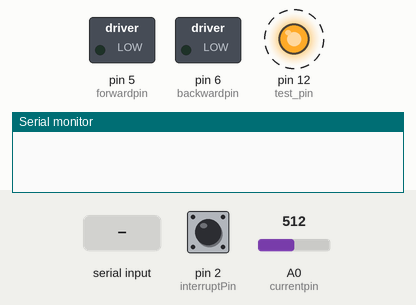
The sketch below on a simulated Arduino Nano, built with avr-gcc and run on an emulated ATmega328P. On the bench: switched loads named in the sketch (green lamp = pin HIGH), output pins drawn as LEDs (lit = HIGH), the last lines printed to the serial monitor. Dashed ring = blinking. The test bench sets the inputs (shaded band); at power-on: pin 2 (interruptPin) HIGH, A0 (currentpin) = 512.

Above: at 1.2 s.
1.3 s: "1\n" received over Serial
At 1.57 s:
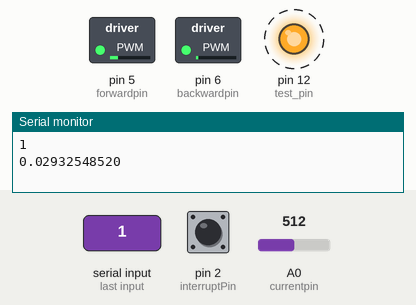
Timing chart, 0 to 10.3 s (numbered marks = the images above; inputs shaded):
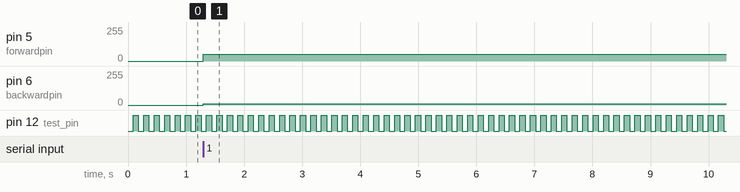

Measured:
- after the input at 1.3 s, pin 5 (forwardpin): 0/255 → 49/255 at once; pin 6 (backwardpin): 0/255 → 10/255 at once
- by itself, pin 12 (test_pin): alternates HIGH for 0.09 s and LOW for 0.09 s

The sketch:

acode2.ino
```cpp
/*                      ARDUINO NANO:
                     ____________________
                    -|       ICSP       |
                    -|TX1 (01)       VIN|-
                    -|RX0 (00)       GND|-
                    -|RST            RST|-
                    -|GND            +5V|-
speed sensor        -|D2  (02)        A7|-
                    -|D3  (03)        A6|-
                    -|D4  (04)        A5|-
        forwardpin  -|D5  (05)        A4|-
       backwardpwm  -|D6  (06)  (19)  A3|-
                    -|D7  (07)  (18)  A2|-
                    -|D8  (08)  (17)  A1|-
                    -|D9  (09)  (16)  A0|- CURRENT SENSOR INPUT
                    -|D10 (10)  (15) REF|- TO +5V
                    -|D11 (11)  (14) 3V3|-
                    -|D12 (12)  (13) D14|-
                     |_______USB________|
                           |to PC|
                            |   |
 */

/*
 * MOTOR DRIVER INFO: http://www.hessmer.org/blog/2013/12/28/ibt-2-h-bridge-with-arduino/
 *
 * TO DRIVE MOTOR FORWARD:
 * SET backwardpwm=0
 * SET forwardpwm=0<->255
 *
 * TO DRIVE MOTOR BACKWARD:
 * SET forwardpwm=0
 * SET backwardpwm=0<->255
 *
 * SLOW STOP:
 * SET forwardpwm=0
 * SET backwardpwm=0
 *
 * BREAKING:
 * BREAKING IS ACHIVED BY
 * REVRSING CURRENT DIRECTION UNTIL STOP
 *
 * NOTE:
 * THE backwardpwm AND forwardpwm CAN NOT HAVE VALUES IN SAME TIME
 * ONE OF THEM SHULD ALWAYS HAVE VALUE ZERO.
 */

 /*
  * speed sensor info : https://www.myxlshop.co.uk/j-s-2-speed-measurement-sensor-module-for-arduino.html
  */

  /*
   * current sensor info :http://www.allegromicro.com/~/media/Files/Datasheets/ACS712-Datasheet.ashx
   */

// TO TEST SERIAL COMUNICATION USE REALTERM https://sourceforge.net/projects/realterm/


#include "TimerOne.h" ADRUINO LIBRARY FOR USING ARDUINOS TIMERS... USE THESE FOR SPEED MASSURE.


// GLOBAL VARIABLES:
volatile int aaa;
volatile unsigned int cnt=0; // VARIABLE FOR COUNTING SPEED SENSORS INPUTS
volatile  float cur=0; // VARIABLE FOR current
volatile unsigned int spd=0; //VARIABLE FOR STORING LAST SPEED
volatile int speedstatus=0; // VARIABLE FOR SPEED
volatile char sdatain[2]; //1X2 ARRAY FOR INCOMING SERIAL DATA
volatile char parritybayte; // USE THESE FOR ERROR CORRECTION IN SERIAL COMMUNICATION

//PIN SETTINGS:

int forwardpin = 5;
int backwardpin = 6;
int interruptPin = 2;
int currentpin=14;

//TIMER SETTINGS
#define timesample 0.09  // in sec
#define timer_interval timesample*1000000

//SERIAL SETTINGS
#define BAUD_RATE 1000000
#define currange 60 //curent sensor range -30 +30

// INTERRUPT FUNCTION
void intfun() {
  detachInterrupt(digitalPinToInterrupt(interruptPin));
  cnt++;
  attachInterrupt(digitalPinToInterrupt(interruptPin), intfun , FALLING);
  }


// SETUP FUNCTION, these runs only ones before program starts.

void setup() {

  // interrupt setup:

  pinMode(interruptPin, INPUT_PULLUP);
  attachInterrupt(digitalPinToInterrupt(interruptPin), intfun , FALLING);

  //pin setup:

  pinMode(forwardpin, OUTPUT);
  pinMode(backwardpin, OUTPUT);
  pinMode(12, OUTPUT); //test pin

  // motor is standstill and start

  analogWrite(forwardpin,0);
  analogWrite(backwardpin,0);

  //open serial port
  Serial.begin(BAUD_RATE);

  //timer setup
  Timer1.initialize(timer_interval);         // initialize timer1, and set a 1/2 second period
  //Timer1.pwm(9, 512);                // setup pwm on pin 9, 50% duty cycle
  Timer1.attachInterrupt(timerint);  // attaches callback() as a timer overflow interrupt


}

 //TIMER INTERUPPT FUNCTION
  void timerint()
{
  detachInterrupt(digitalPinToInterrupt(interruptPin));
  if(aaa==0){digitalWrite(12, HIGH);aaa++;}
  else if(aaa==1){digitalWrite(12, LOW);aaa=0;}
  spd=cnt/timesample*7.5;
  cnt=0;
  cur=(float)analogRead(currentpin);
  cur=cur/(float)1023*currange-currange/2;
  attachInterrupt(digitalPinToInterrupt(interruptPin), intfun , FALLING);
}


//PRINT FUNCTION USED FOR TESTING
void senddata(){
    Serial.print(cur,DEC); // MASSURE AND SEND CURRENT
  Serial.print("_");
  Serial.print(spd,DEC);
   Serial.write('\r');
    Serial.write('\n');
}
// MAIN FUNCTION:
void loop()
{
//senddata(); // use for debuging
//________________________________________________________________________________________________________________________________________***NEED CHANGE
// MAIN LOOP IS EMPTY AT THE MOMENT.
//________________________________________________________________________________________________________________________________________
}

// SERIAL INTERUPT FUNCTION:
void serialEvent()
{
// READ NEW DATA:

  while (Serial.available())
  {
      sdatain[0]= Serial.read();
      sdatain[1]= Serial.read();
   //________________________________________________________________________________________________________________________________________***NEED CHANGE
      // NEED TO ADD PARITY BAYT FOR ERROR CORRECTION
   //________________________________________________________________________________________________________________________________________

  }

  //__________________________________________________________________________________________________________________________________________***NEED CHANGE
  // SET NEW DATE TO OUTPUT:
    //NO_ERROR_IN_NEW_DATE=*CHECK IS THERE AN ERROR !
    //if (NO_ERROR_IN_NEW_DATA){
  //__________________________________________________________________________________________________________________________________________
    analogWrite(forwardpin,sdatain[0]);  //SETTING PWM VALUE
    analogWrite(backwardpin,sdatain[1]); //SETTING PWM VALUE

    //}


// SEND TO PC:

    Serial.write(sdatain[0]); //LAST SATUS FOR FORWARD
    Serial.write(sdatain[1]); //LAST STATUS FOR BACKWARD
    //_________________________________________________________________________________________________________________________________________***NEED CHANGE
    //IF(NO_ERROR_IN_NEW_DATA){
    //Serial.write(255); //LAST STATUS
    //}
    //ELSE{
    //Serial.write(0); //LAST STATUS
    //}
    //_________________________________________________________________________________________________________________________________________
    Serial.print(cur,DEC); // MASSURE AND SEND CURRENT
    //_________________________________________________________________________________________________________________________________________***NEED CHANGE
    Serial.print(spd,DEC); // NUMBER OF COUNTED INTERUPTS OF SPEED SENSOR. THESE NEEDS TO BE REPLACED WITH ACTUAL SPEED:
    //Serial.print(speedstatus,DEC);
    //_________________________________________________________________________________________________________________________________________
    // END OF LINE :
    Serial.write('\r');
    Serial.write('\n');

  }
```
